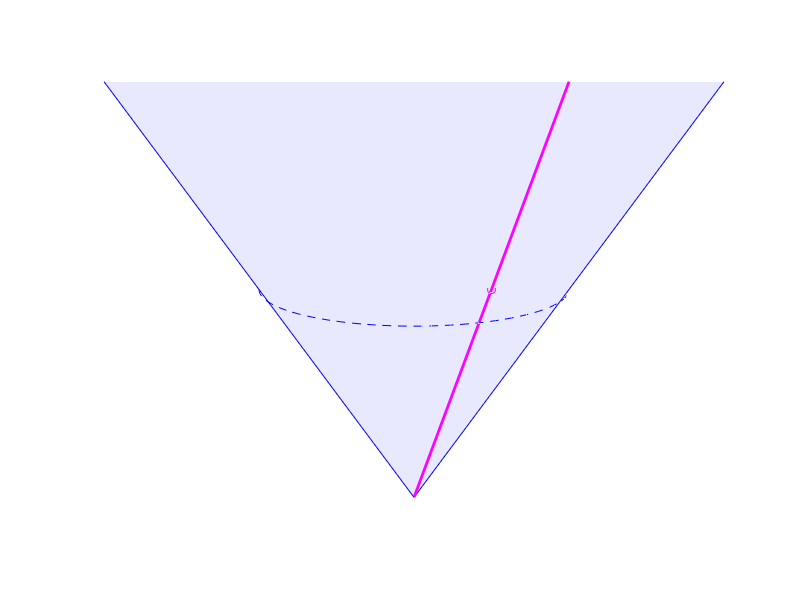

The MATLAB script that drew this image:
tt=linspace(0, 2*pi, 100);
patch([-2 0 2 -2], [0 0 0 0], [4 0 4 4], [0.7 0.7 1],...
      'FaceAlpha', 0.3, 'EdgeColor', 'none');
hold on;
plot3([-2 0 2],[0 0 0],[4 0 4], 'b-',...
      cos(tt), sin(tt), 2*ones(size(tt)),'b--',...
      0.5, 0, 2, 'mo', ...
      [0 1], [0 0], [0 4], 'm-', 'linewidth', 2, 'markersize', 10);
view([0 10]);

axis off;